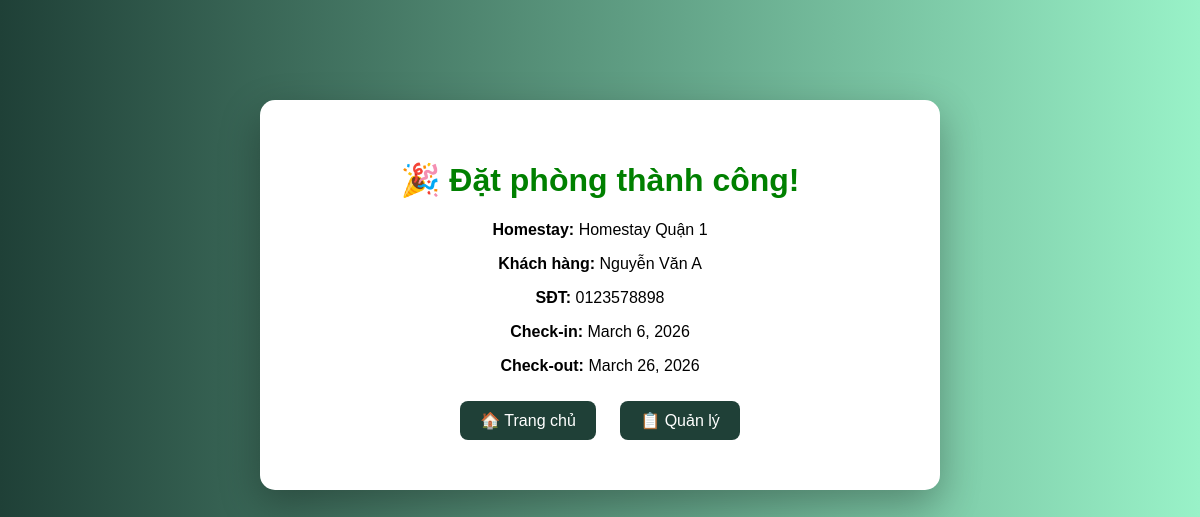
Page /success/2/ on the committed database.
### homestay/models.py (models this page shows, shortened)
class Booking(models.Model):
    homestay = models.ForeignKey(Homestay, on_delete=models.CASCADE)
    customer_name = models.CharField(max_length=100)
    phone = models.CharField(max_length=20)
    check_in = models.DateField()
    check_out = models.DateField()
    created_at = models.DateTimeField(auto_now_add=True)

class Homestay(models.Model):
    name = models.CharField(max_length=100)
    address = models.CharField(max_length=200, blank=True)
    district = models.CharField(max_length=50)
    latitude = models.FloatField()
    longitude = models.FloatField()
    price = models.IntegerField(blank=True, null=True)
    description = models.TextField(blank=True, null=True)

### homestay/views.py (the view)
# urls.py: path('success/<int:booking_id>/', views.success, name='success'),
def success(request, booking_id):
    booking = get_object_or_404(Booking, id=booking_id)
    return render(request, "success.html", {"booking": booking})

### homestay/templates/success.html (shortened to what this page needs)
<!DOCTYPE html>
<html>
<head>
</head>
<body>
<div class="box">
    <h1>🎉 Đặt phòng thành công!</h1>
    <p><strong>Homestay:</strong> {{ booking.homestay.name }}</p>
    <p><strong>Khách hàng:</strong> {{ booking.customer_name }}</p>
    <p><strong>SĐT:</strong> {{ booking.phone }}</p>
    <p><strong>Check-in:</strong> {{ booking.check_in }}</p>
    <p><strong>Check-out:</strong> {{ booking.check_out }}</p>
    <a href="/" class="btn">🏠 Trang chủ</a>
    <a href="/manage/" class="btn">📋 Quản lý</a>
</div>
</body>
</html>

### homestay/templates/success.html (style rules this page uses)
body { margin: 0; font-family: Arial; background: linear-gradient(to right, #1f4037, #99f2c8); color: white; text-align: center; }
.box { margin-top: 100px; background: white; color: black; width: 50%; margin-left: auto; margin-right: auto; padding: 40px; border-radius: 15px; box-shadow: 0 15px 40px rgba(0,0,0,0.3); }
h1 { color: green; }
.btn { padding: 10px 20px; background: #1f4037; color: white; text-decoration: none; border-radius: 8px; display: inline-block; margin: 10px; }

### rows in the picture
Booking: homestay.name "Homestay Quận 1", customer_name "Nguyễn Văn A", phone "0123578898", check_in "March 6, 2026", check_out "March 26, 2026"
